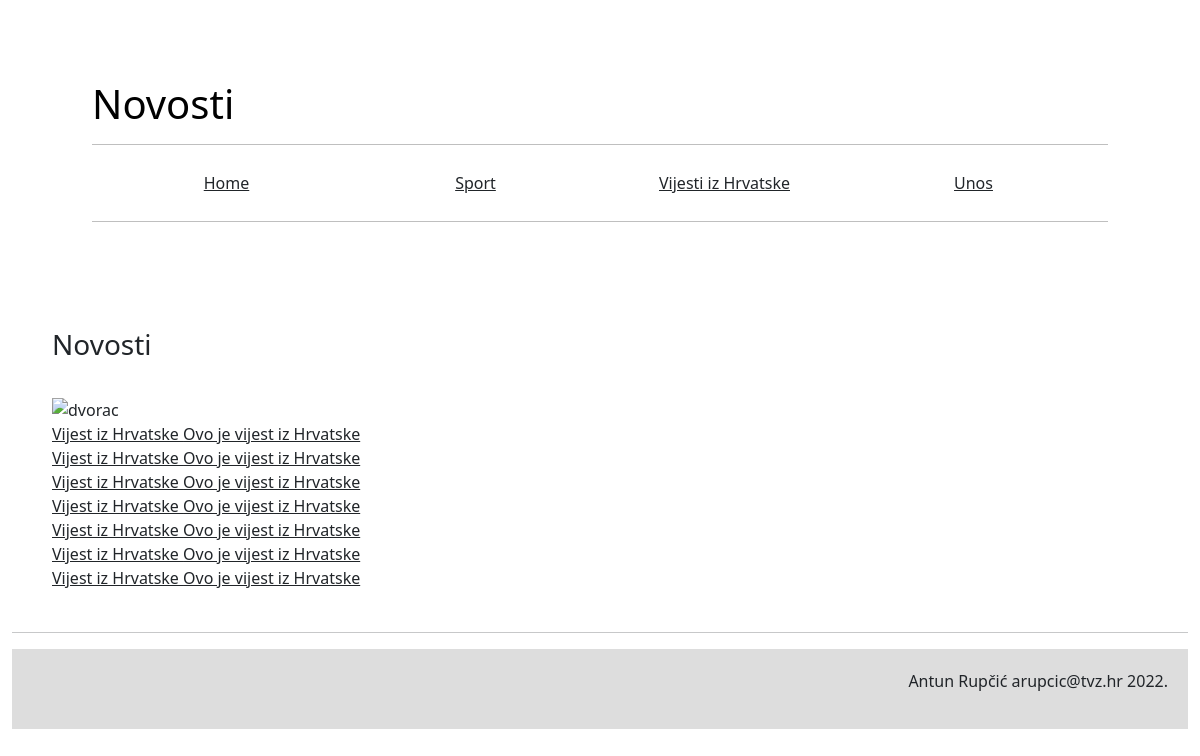
/kategorija.php?kategorija=Vijesti iz Hrvatske, run on the app's committed database.
### tables this page shows
CREATE TABLE `novosti` (
  `id` int(11) NOT NULL,
  `naslov` varchar(32) NOT NULL,
  `sazeto` text NOT NULL,
  `kategorija` varchar(32) NOT NULL,
  `arhiva` varchar(3) NOT NULL
);

### kategorija.php (the view, shortened to what this page needs)
<?php
 $dbc = mysqli_connect('localhost', 'root', '', 'projekt_baza') or
 die('Error connecting to MySQL server.'. mysqli_connect_error());
?>
<!DOCTYPE html>
<html lang="en">
<head>
<link rel="stylesheet" type="text/css" href="style.css">
<link href="https://cdn.jsdelivr.net/npm/bootstrap@5.0.2/dist/css/bootstrap.min.css" rel="stylesheet">
</head>
<body>
<div class="container-fluid">
<header>
  <h1>Novosti</h1>
<nav>
  <hr>
  <div class="container">
    <div class="row">
      <div class="col">
        <a href="index.php" class="link-dark">Home</a>
      </div>
      <div class="col">
        <a href="kategorija.php?kategorija=Sport" class="link-dark">Sport</a>
      </div>
      <div class="col">
        <a href="kategorija.php?kategorija=Vijesti iz Hrvatske" class="link-dark">Vijesti iz Hrvatske</a>
      </div>
      <div class="col">
        <a href="unos.php" class="link-dark">Unos</a>
      </div>
    </div>
  </div>
</nav>
<hr>
</header>
<section>
<div class="container">
  <div class="row">
    <h3>Novosti</h3><br><br>
  </div>
  <div class="row">
    <div class="col">
      <img src="https://ip.index.hr/remote/indexnew.s3.index.hr/caf13b9c-e052-4561-a31a-4808a453b955.jpg?width=765&height=402" alt="dvorac" class="img-fluid">
      <p><a href="clanak.php" class="link-dark">
      <?php
        $kategorija=$_GET['kategorija'];
        $query = "SELECT * FROM novosti WHERE kategorija='$kategorija'";
        $result = mysqli_query($dbc, $query);
        while($row = mysqli_fetch_array($result)) {
        echo $row['naslov'] . ' ' . $row['sazeto'] .'<br />';
        }?> </a></p>
    </div>
  </div>
</div>
</section>
<hr>
<footer>
  <p>Antun Rupčić arupcic@tvz.hr 2022.</p>
</footer>
</div>
</body>
</html>

### style.css (style rules this page uses)
* { box-sizing: border-box; }
body { font-family: Arial, Helvetica, sans-serif; margin: 0; }
header { padding: 80px; background: white; color: black; }
nav { text-align: center; }
header h1 { font-size: 40px; }
footer { padding: 20px; text-align: right; background: #ddd; }
.row { padding: 10px; }

### data on the page
novosti: naslov "Vijest iz Hrvatske", sazeto "Ovo je vijest iz Hrvatske"
novosti: naslov "Vijest iz Hrvatske", sazeto "Ovo je vijest iz Hrvatske"
novosti: naslov "Vijest iz Hrvatske", sazeto "Ovo je vijest iz Hrvatske"
novosti: naslov "Vijest iz Hrvatske", sazeto "Ovo je vijest iz Hrvatske"
novosti: naslov "Vijest iz Hrvatske", sazeto "Ovo je vijest iz Hrvatske"
novosti: naslov "Vijest iz Hrvatske", sazeto "Ovo je vijest iz Hrvatske"
novosti: naslov "Vijest iz Hrvatske", sazeto "Ovo je vijest iz Hrvatske"
